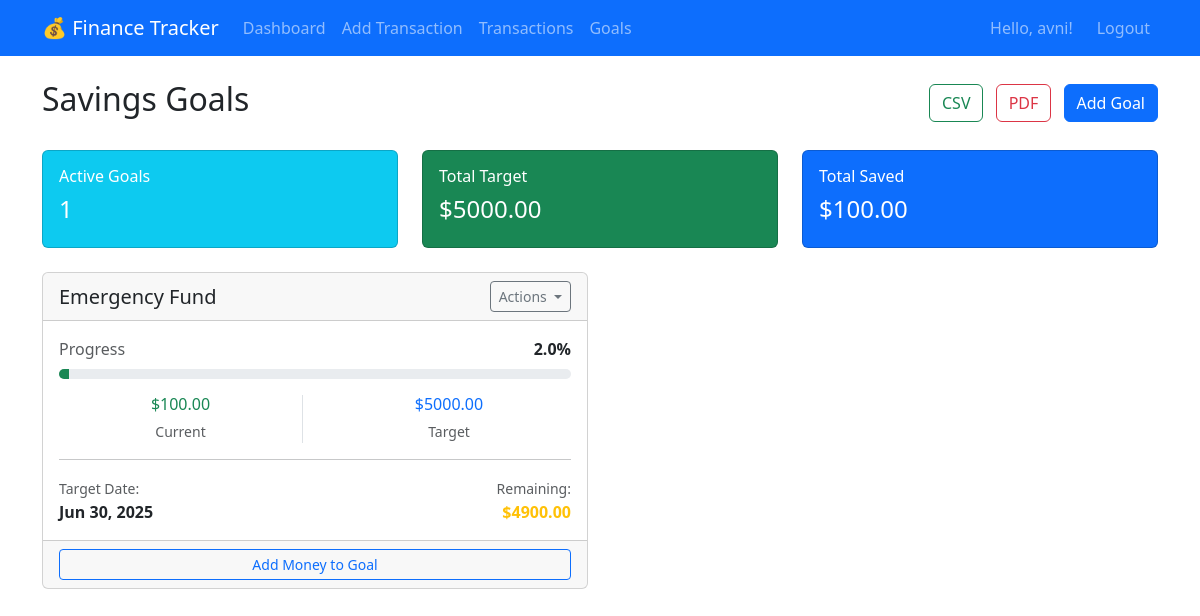
/goals/ (signed in), run on an earlier commit of the app's database.
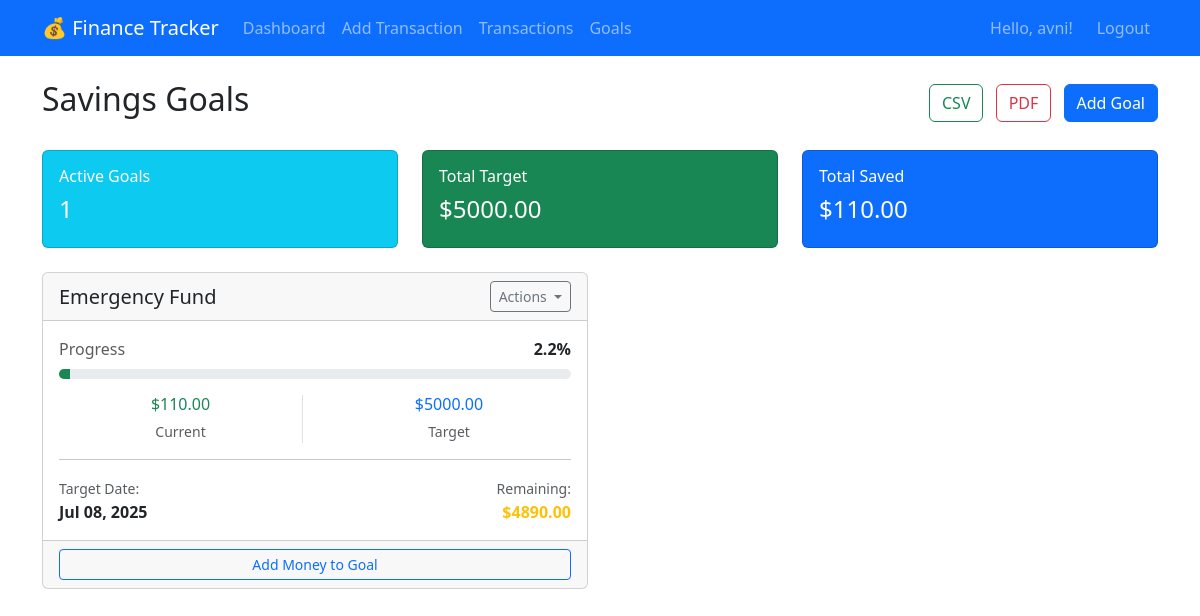
And on a later commit of the database.
### tracker/models.py (models this page shows, shortened)
class SavingsGoal(models.Model):
    user = models.ForeignKey(User, on_delete=models.CASCADE)
    name = models.CharField(max_length=100)
    target_amount = models.DecimalField(max_digits=10, decimal_places=2)
    current_amount = models.DecimalField(max_digits=10, decimal_places=2, default=0)
    target_date = models.DateField()
    description = models.TextField(blank=True)
    created_at = models.DateTimeField(auto_now_add=True)
    updated_at = models.DateTimeField(auto_now=True)
    @property
    def progress_percentage(self):
        if self.target_amount > 0:
            return min((float(self.current_amount) / float(self.target_amount)) * 100, 100)
        return 0

### tracker/views.py (the view)
# urls.py: path('goals/', views.savings_goals, name='savings_goals'),
@login_required
def savings_goals(request):
    goals = SavingsGoal.objects.filter(user=request.user).order_by('-created_at')
    active_goals_count = goals.count()
    total_target = goals.aggregate(Sum('target_amount'))['target_amount__sum'] or 0
    total_saved = goals.aggregate(Sum('current_amount'))['current_amount__sum'] or 0
    for goal in goals:
        goal.remaining_amount = goal.target_amount - goal.current_amount
        goal.is_overdue = goal.target_date < timezone.now().date() and goal.progress_percentage < 100
    context = {
        'goals': goals,
        'active_goals_count': active_goals_count,
        'total_target': total_target,
        'total_saved': total_saved,
    }
    return render(request, 'tracker/goals.html', context)

### templates/tracker/goals.html (shortened to what this page needs)
{% extends 'base.html' %}
{% load static %}
{% block content %}
<div class="d-flex justify-content-between align-items-center mb-4">
    <h2>Savings Goals</h2>
    <div>
        <a href="{% url 'export_goals_csv' %}" class="btn btn-outline-success me-2">
             CSV
        </a>
        <a href="{% url 'export_goals_pdf' %}" class="btn btn-outline-danger me-2">
             PDF
        </a>
        <button class="btn btn-primary" data-bs-toggle="modal" data-bs-target="#addGoalModal">
             Add Goal
        </button>
    </div>
</div>
<div class="row mb-4">
    <div class="col-md-4">
        <div class="card bg-info text-white dashboard-card">
            <div class="card-body">
                <h6>Active Goals</h6>
                <h4>{{ active_goals_count }}</h4>
            </div>
        </div>
    </div>
    <div class="col-md-4">
        <div class="card bg-success text-white dashboard-card">
            <div class="card-body">
                <h6>Total Target</h6>
                <h4>${{ total_target|floatformat:2 }}</h4>
            </div>
        </div>
    </div>
    <div class="col-md-4">
        <div class="card bg-primary text-white dashboard-card">
            <div class="card-body">
                <h6>Total Saved</h6>
                <h4>${{ total_saved|floatformat:2 }}</h4>
            </div>
        </div>
    </div>
</div>
{% if goals %}
    <div class="row">
        {% for goal in goals %}
        <div class="col-lg-6 mb-4">
            <div class="card h-100">
                <div class="card-header d-flex justify-content-between align-items-center">
                    <h5 class="mb-0">{{ goal.name }}</h5>
                    <div class="dropdown">
                        <button class="btn btn-sm btn-outline-secondary dropdown-toggle" type="button" data-bs-toggle="dropdown">
                            Actions
                        </button>
                    </div>
                </div>
                <div class="card-body">
                    <div class="mb-3">
                        <div class="d-flex justify-content-between align-items-center mb-2">
                            <span class="text-muted">Progress</span>
                            <span class="fw-bold">{{ goal.progress_percentage|floatformat:1 }}%</span>
                        </div>
                        <div class="progress" style="height: 10px;">
                            <div class="progress-bar bg-success"
                                 role="progressbar"
                                 style="--progress: {{ goal.progress_percentage }}%; width: var(--progress);"
                                 aria-valuenow="{{ goal.progress_percentage }}"
                                 aria-valuemin="0"
                                 aria-valuemax="100">
                            </div>
                        </div>
                    </div>
                    <div class="row text-center">
                        <div class="col-6">
                            <div class="border-end">
                                <h6 class="text-success mb-1">${{ goal.current_amount|floatformat:2 }}</h6>
                                <small class="text-muted">Current</small>
                            </div>
                        </div>
                        <div class="col-6">
                            <h6 class="text-primary mb-1">${{ goal.target_amount|floatformat:2 }}</h6>
                            <small class="text-muted">Target</small>
                        </div>
                    </div>
                    <hr>
                    <div class="d-flex justify-content-between align-items-center">
                        <div>
                            <small class="text-muted">Target Date:</small>
                            <div class="fw-bold">{{ goal.target_date|date:"M d, Y" }}</div>
                        </div>
                        <div class="text-end">
                            <small class="text-muted">Remaining:</small>
                            <div class="fw-bold text-warning">${{ goal.remaining_amount|floatformat:2 }}</div>
                        </div>
                    </div>
                </div>
                <div class="card-footer">
                    {% if goal.progress_percentage >= 100 %}
                        <span class="badge bg-success w-100 py-2">🎉 Goal Achieved!</span>
                    {% elif goal.is_overdue %}
                        <span class="badge bg-danger w-100 py-2">⚠️ Overdue</span>
                    {% else %}
                        <button class="btn btn-outline-primary btn-sm w-100" onclick="addMoney('{{ goal.id }}', '{{ goal.name|escapejs }}')">
                            Add Money to Goal
                        </button>
                    {% endif %}
                </div>
            </div>
        </div>
        {% endfor %}
    </div>
{% endif %}
{% endblock %}

### templates/base.html (shortened to what this page needs)
<!DOCTYPE html>
{% load static %}
<html lang="en">
<head>
    <link href="https://cdn.jsdelivr.net/npm/bootstrap@5.3.0/dist/css/bootstrap.min.css" rel="stylesheet">
    <link rel="stylesheet" href="{% static 'css/style.css' %}">
</head>
<body>
    <nav class="navbar navbar-expand-lg navbar-dark bg-primary">
        <div class="container">
            <a class="navbar-brand" href="{% if user.is_authenticated %}{% url 'dashboard' %}{% else %}{% url 'home' %}{% endif %}">
                💰 Finance Tracker
            </a>
            <div class="collapse navbar-collapse" id="navbarNav">
                {% if user.is_authenticated %}
                    <div class="navbar-nav me-auto">
                        <a class="nav-link" href="{% url 'dashboard' %}">Dashboard</a>
                        <a class="nav-link" href="{% url 'add_transaction' %}">Add Transaction</a>
                        <a class="nav-link" href="{% url 'transaction_list' %}">Transactions</a>
                        <a class="nav-link" href="{% url 'savings_goals' %}">Goals</a>
                    </div>
                    <div class="navbar-nav ms-auto">
                        <span class="navbar-text me-3">Hello, {{ user.username }}!</span>
                        <a class="nav-link" href="{% url 'logout' %}">Logout</a>
                    </div>
                {% else %}
                    <div class="navbar-nav ms-auto">
                        <a class="nav-link" href="{% url 'login' %}">Login</a>
                        <a class="nav-link" href="{% url 'register' %}">Sign Up</a>
                    </div>
                {% endif %}
            </div>
        </div>
    </nav>
    <main class="container mt-4">
        {% block content %}
        {% endblock %}
    </main>
</body>
</html>

### static/css/style.css (style rules this page uses)
.dashboard-card { transition: transform 0.2s; }

What changed in the data, as far as the page shows it:
changed SavingsGoal "Emergency Fund": progress_percentage "2.0" → "2.2"; current_amount "100.00" → "110.00"; target_date "Jun 30, 2025" → "Jul 08, 2025"; remaining_amount "4900.00" → "4890.00"
Also different on the page:
{{ total_saved|floatformat:2 }}: "100.00" → "110.00"
